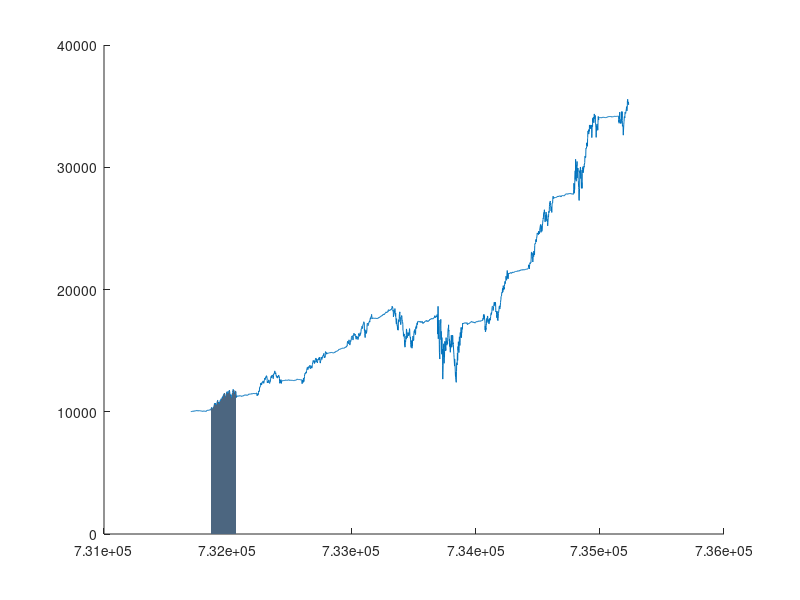

This figure's MATLAB source: (Note: this script raises an error after producing the figure.)
file = fopen('SHY.csv');
fgetl(file); %skip header line
dSHY=textscan(file,'%s %f','delimiter',',');
fclose(file);
dSHY{1} = datenum(dSHY{1}, 'mm/dd/yyyy');
dSHY{1} = flipud(dSHY{1}); % reverse array
dSHY{2} = flipud(dSHY{2}); % reverse array
% dSHY(1) is datenum, dSHY(2) is Adjusted close

file = fopen('MDY.csv');
fgetl(file); %skip header line
dMDY=textscan(file,'%s %f','delimiter',',');
fclose(file);
dMDY{1} = datenum(dMDY{1}, 'mm/dd/yyyy');
dMDY{1} = flipud(dMDY{1}); % reverse array
dMDY{2} = flipud(dMDY{2}); % reverse array
% dMDY(1) is datenum, dMDY(2) is Adjusted close

file = fopen('MDY_dividend.csv');
fgetl(file);
dMDYdiv = textscan(file,'%s %f %s','delimiter',',');
fclose(file);
dMDYdiv{1} = datenum(dMDYdiv{3}, 'mm/dd/yyyy');
dMDYdiv(3) = []; % don't care about offer date, just award date
dMDYdiv{1} = flipud(dMDYdiv{1}); % reverse array
dMDYdiv{2} = flipud(dMDYdiv{2}); % reverse array
% dMDYdiv{1} is dividend award date, dMDYdiv{2} is dividend yield amt

file = fopen('SHY_dividend.csv');
fgetl(file);
dSHYdiv = textscan(file,'%s %f %s','delimiter',',');
fclose(file);
dSHYdiv{1} = datenum(dSHYdiv{3}, 'mm/dd/yyyy');
dSHYdiv(3) = []; % don't care about offer date, just award date
dSHYdiv{1} = flipud(dSHYdiv{1}); % reverse array
dSHYdiv{2} = flipud(dSHYdiv{2}); % reverse array
% dSHYdiv{1} is dividend award date, dSHYdiv{2} is dividend yield amt
%---------------------------------------------

startDate = datenum([2003 5 1 0 0 0]); % equal to startFI
nextEQ = datenum([2003 10 8 0 0 0]);
endDate = datenum([2012 12 31 0 0 0]);
initialMoney = 10000;

curDate = startDate;
wealthTS = zeros(365*9,3);
idxTS = 1; % next empty position in wealthTS
wealthTS(idxTS,:) = [curDate initialMoney 0]; idxTS=idxTS+1;

% purchase initial fixed income
tmpidx = find(dSHY{1} >= curDate, 1); % first trading day on or after initialDate
curDate = dSHY{1}(tmpidx); %advance time
myval = initialMoney / dSHY{2}(tmpidx); %myval now contains shares of SHY
% set initial key dates
nextFI = datenum(datevec(startDate) + [1 0 0 0 0 0]);
flagEQ = 0; % Am I currently holding the equity stock?
curHolding = dSHY;
curHoldingDiv = dSHYdiv;

while curDate < endDate
    bDivToday = find(curDate == curHoldingDiv{1}, 1); % is there a dividend today? bDivToday is the index
    
   if curDate == nextEQ
       % sell all held SHY shares, buy all MDY shares
       tmpidx = find(dSHY{1} >= curDate, 1); % first trading day on or after today
       % what if there is a dividend between? Very unlikely
       curDate = dSHY{1}(tmpidx); %advance time 
       myval = myval * dSHY{2}(tmpidx); %myval now contains $
       % lag period - just holding cash
       tmpidx = find(dMDY{1} >= curDate, 1); % first trading day on or after today (effectively same day)
       curDate1 = dMDY{1}(tmpidx); %advance time 
       assert(curDate == curDate1,'MDY and SHY sold on different trading days?');
       myval = myval / dMDY{2}(tmpidx); %myval now contains shares of MDY
       
       curHolding = dMDY;
       curHoldingDiv = dMDYdiv;
       nextEQ = datenum(datevec(nextEQ) + [1 0 0 0 0 0]);
       flagEQ = 1;
   elseif curDate == nextFI
       % sell all held MDY shares, buy all SHY shares
       tmpidx = find(dMDY{1} >= curDate, 1); % first trading day on or after today
       % what if there is a dividend between? Very unlikely
       curDate = dMDY{1}(tmpidx); %advance time 
       myval = myval * dMDY{2}(tmpidx); %myval now contains $
       % lag period - just holding cash
       tmpidx = find(dSHY{1} >= curDate, 1); % first trading day on or after today (effectively same day)
       curDate1 = dSHY{1}(tmpidx); %advance time 
       assert(curDate == curDate1,'SHY and MDY sold on different trading days?');
       myval = myval / dSHY{2}(tmpidx); %myval now contains shares of SHY
       
       curHolding = dSHY;
       curHoldingDiv = dSHYdiv;
       nextFI = datenum(datevec(nextFI) + [1 0 0 0 0 0]);
       flagEQ = 0;
   elseif bDivToday
       tmpdiv = myval * curHoldingDiv{2}(bDivToday); % in cash
       tmpidx = find(curDate >= curHolding{1}, 1); % index of first trading day on or after today in my current holding
       myval = myval + tmpdiv / curHolding{2}(tmpidx); % purchase additional shares
   end
   
   % output to time series
   tmpidx = find(curHolding{1} == curDate, 1); % get index of today in dSHY
   if (tmpidx)
       % it's a trading day! We can output something.
       tmpcash = myval * curHolding{2}(tmpidx);
       wealthTS(idxTS,:) = [curDate tmpcash flagEQ]; idxTS=idxTS+1;
   end
   % advance time
   curDate = curDate + 1;
end

figure;
hold on;
plot(wealthTS(1:idxTS-1,1),wealthTS(1:idxTS-1,2)); % plot the data
% idxEQ = find(wealthTS(1:idxTS-1,3) == 1);
% idxFI = find(wealthTS(1:idxTS-1,3) == 0);
    %area(wealthTS(idxEQ,1), wealthTS(idxEQ,2),'FaceColor',[.2 .2 .2],'LineStyle','none');
    %area(wealthTS(idxFI,1), wealthTS(idxFI,2),'FaceColor',[.3 .4 .5]);
%plot(wealthTS(idxEQ,1), wealthTS(idxEQ,2));
%plot(wealthTS(idxFI,1), wealthTS(idxFI,2),'Color','green');
toFI = find(wealthTS(1:idxTS-1,3) > [wealthTS(2:idxTS-1,3); 1]); % highlight EQ holding periods
toEQ = find(wealthTS(1:idxTS-1,3) < [wealthTS(2:idxTS-1,3); 1]);
for idxEQ = toEQ.'
    idxFI = toFI(find(toFI > idxEQ, 1));
    if isempty(idxFI)
        idxFI = idxTS-1;
    end
    area(wealthTS(idxEQ:idxFI,1),wealthTS(idxEQ:idxFI,2),'FaceColor',[.3 .4 .5],'LineStyle','none');
    alpha(.2);
end
datetick;
%xlabel('Time');
ylabel(['Growth of $' initialMoney ' investment']);
title('Calendar Rotation Historical Performance');
%legend('Calendar Rotation','SPDR S&P MidCap 400 (MDY)','iShares Barclays 1-3 Year Treasury Bond (SHY)');
hold off;















if 0
figure;
plot(dMDY{1},dMDY{2});
datetick;
ylabel(['MDY price']);
title('SPDR S&P MidCap 400 (MDY)');

figure;
plot(dSHY{1},dSHY{2});
datetick;
ylabel(['SHY price']);
title('iShares Barclays 1-3 Year Treasury Bond (SHY)');
end